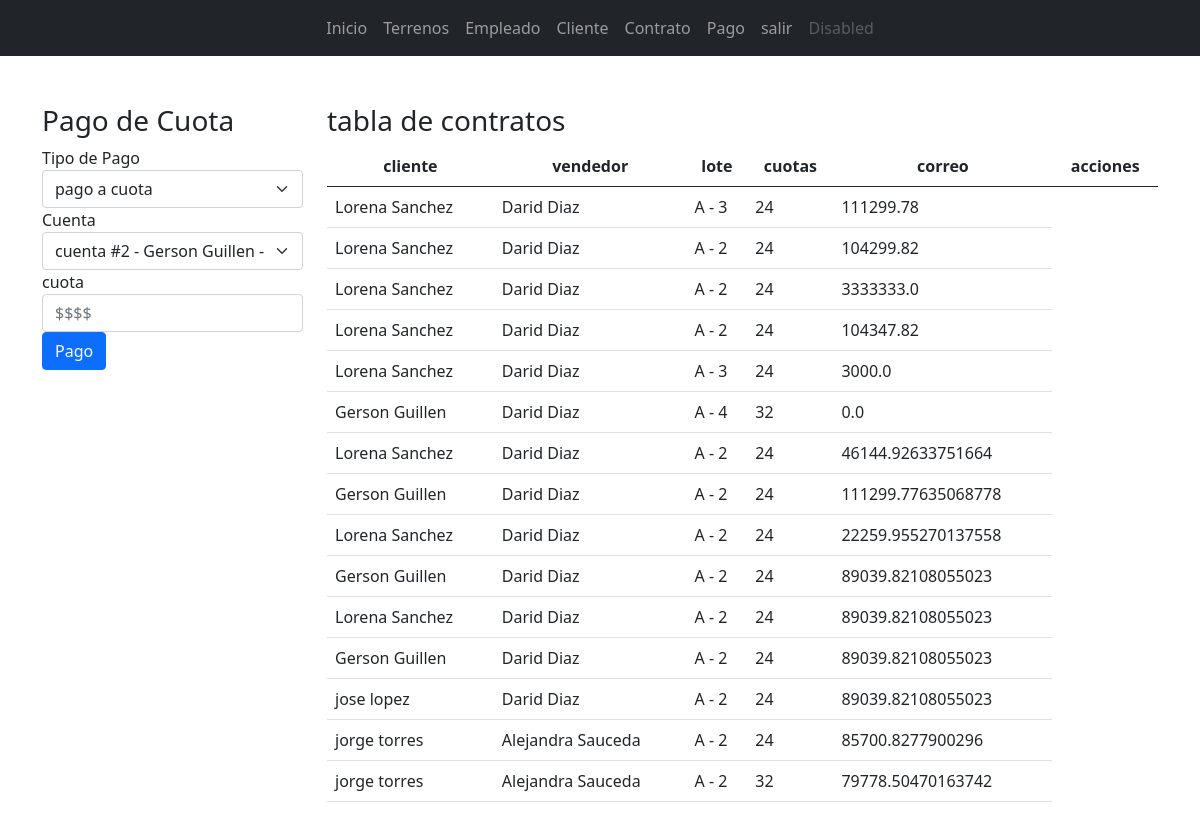
Page /pago/ (signed in) on the committed database.
### app_lotificadora/models.py (models this page shows, shortened)
class Contrato(models.Model):
    cliente = models.ForeignKey(Cliente,on_delete=models.CASCADE, null=True)
    vendedor = models.ForeignKey(Vendedor,on_delete=models.CASCADE, null=True)
    lote = models.ForeignKey(Lote,on_delete=models.CASCADE, null=True)
    cuotas = models.IntegerField(default=0)
    precio_cuota = models.FloatField(default=0)
    cuenta = models.ForeignKey(Cuenta,on_delete=models.CASCADE, null=True)

class Cliente(models.Model):
    dni = models.CharField(max_length=16)
    nombre = models.CharField(max_length=35)
    apellido = models.CharField(max_length=35)
    direccion = models.TextField()
    fecha = models.DateField()
    telefono = models.CharField(max_length=13)
    correo = models.EmailField(max_length=40)
    fecha_ingreso = models.DateField(auto_now_add=True, null=True)
    estado = models.BooleanField(default=True)
    user = models.OneToOneField(User, on_delete=models.CASCADE, null=True, blank=True)
    def __str__(self):
        return f'{self.nombre} {self.apellido}'

class Vendedor(models.Model):
    dni = models.CharField(max_length=16)
    nombre = models.CharField(max_length=35)
    apellido = models.CharField(max_length=35)
    direccion = models.TextField()
    fecha = models.DateField()
    telefono = models.CharField(max_length=13)
    correo = models.EmailField(max_length=40)
    fecha_ingreso = models.DateField(auto_now_add=True, null=True)
    estado = models.BooleanField(default=True)
    user = models.OneToOneField(User, on_delete=models.CASCADE, null=True, blank=True)
    def __str__(self):
        return f'{self.nombre} {self.apellido}'

class Lote(models.Model):
    nombre = models.CharField(max_length=35)
    sector = models.ForeignKey(Sector,on_delete=models.CASCADE, null=True)
    dimension = models.CharField(max_length=40, null=True, blank=True)
    precio = models.FloatField(default=0, null=True, blank=True)
    estado = models.BooleanField(null=True, blank=True)
    def __str__(self):
        return f'{self.sector} - {self.nombre}'

class Sector(models.Model):
    nombre = models.CharField(max_length=35)
    cantidad = models.FloatField(default=0, null=True, blank=True)
    ubicacion = models.CharField(max_length=40, null=True)
    def __str__(self):
        return self.nombre

### app_lotificadora/views.py (the view, shortened to what this page needs)
# urls.py: path('pago/', views.pago, name="pago"),
def pago(request):
    c = Cuenta.objects.all()
    co = Contrato.objects.all()
    ctx = {
        'Cuenta': c,
        'contrato': co,
    }
    return render(request, 'pago/pago.html', ctx)

### app_lotificadora/templates/pago/pago.html (shortened to what this page needs)
{% extends "base.html" %}
{% block container %}
<div class="row">
    <div class="col-md-3">
        <h3>Pago de Cuota</h3>
        <form action="" method="post" id="frm-pago">
            <div>
                <label for="cbo-pago">Tipo de Pago</label>
                <select name="cbo-pago" id="cbo-pago" class=form-select>
                    <option value="1">pago a cuota</option>
                </select>
            </div>
            <div>
                <label for="cbo-cuenta">Cuenta</label>
                <select name="cbo-cuenta" id="cbo-cuenta" class="form-select">
                    {% for c in Cuenta %}
                        <option value="{{c.id}}">cuenta #{{ c.id }} - {{ c.cliente }} - Lote: {{c.lote}}</option>
                    {% endfor %}
                </select>
            </div>
            <div>
                <label for="txt-cuota">cuota</label>
                <input name="txt-cuota" type="text" class="form-control" id="txt-cuota" placeholder="$$$$" required autofocus>
            </div>
            <div>
                <button type="submit" class="btn btn-primary">Pago</button>
            </div>
        </form>
    </div>
    <div class="col-md-9">
        <h3>tabla de contratos</h3>
            <div class="table-responsive">
                <table class="table table-hover">
                    <thead>
                        <tr class="text-center">
                            <th>cliente</th>
                            <th>vendedor</th>
                            <th>lote</th>
                            <th>cuotas</th>
                            <th>correo</th>
                            <th>acciones</th>
                        </tr>
                    </thead>
                    <tbody>
                        {% for c in contrato %}
                            <tr>
                                <td>{{c.cliente}}</td>
                                <td>{{c.vendedor}}</td>
                                <td>{{c.lote}}</td>
                                <td>{{c.cuotas}}</td>
                                <td>{{c.precio_cuota }}</td>
                            </tr>
                        {% empty %}
                            <div class="alert alert-danger">No se encuentran contratos</div>
                        {% endfor %}
                    </tbody>
                </table>
            </div>
    </div>
</div>
{% endblock  %}

### rows in the picture
Contrato: cliente "Lorena Sanchez", vendedor "Darid Diaz", lote "A - 3", cuotas "24", precio_cuota "111299.78"
Contrato: cliente "Lorena Sanchez", vendedor "Darid Diaz", lote "A - 2", cuotas "24", precio_cuota "104299.82"
Contrato: cliente "Lorena Sanchez", vendedor "Darid Diaz", lote "A - 2", cuotas "24", precio_cuota "3333333.0"
Contrato: cliente "Lorena Sanchez", vendedor "Darid Diaz", lote "A - 2", cuotas "24", precio_cuota "104347.82"
Contrato: cliente "Lorena Sanchez", vendedor "Darid Diaz", lote "A - 3", cuotas "24", precio_cuota "3000.0"
Contrato: cliente "Gerson Guillen", vendedor "Darid Diaz", lote "A - 4", cuotas "32", precio_cuota "0.0"
Contrato: cliente "Lorena Sanchez", vendedor "Darid Diaz", lote "A - 2", cuotas "24", precio_cuota "46144.92633751664"
Contrato: cliente "Gerson Guillen", vendedor "Darid Diaz", lote "A - 2", cuotas "24", precio_cuota "111299.77635068778"
Contrato: cliente "Lorena Sanchez", vendedor "Darid Diaz", lote "A - 2", cuotas "24", precio_cuota "22259.955270137558"
Contrato: cliente "Gerson Guillen", vendedor "Darid Diaz", lote "A - 2", cuotas "24", precio_cuota "89039.82108055023"
Contrato: cliente "Lorena Sanchez", vendedor "Darid Diaz", lote "A - 2", cuotas "24", precio_cuota "89039.82108055023"
Contrato: cliente "Gerson Guillen", vendedor "Darid Diaz", lote "A - 2", cuotas "24", precio_cuota "89039.82108055023"
Contrato: cliente "jose lopez", vendedor "Darid Diaz", lote "A - 2", cuotas "24", precio_cuota "89039.82108055023"
Contrato: cliente "jorge torres", vendedor "Alejandra Sauceda", lote "A - 2", cuotas "24", precio_cuota "85700.8277900296"
Contrato: cliente "jorge torres", vendedor "Alejandra Sauceda", lote "A - 2", cuotas "32", precio_cuota "79778.50470163742"
